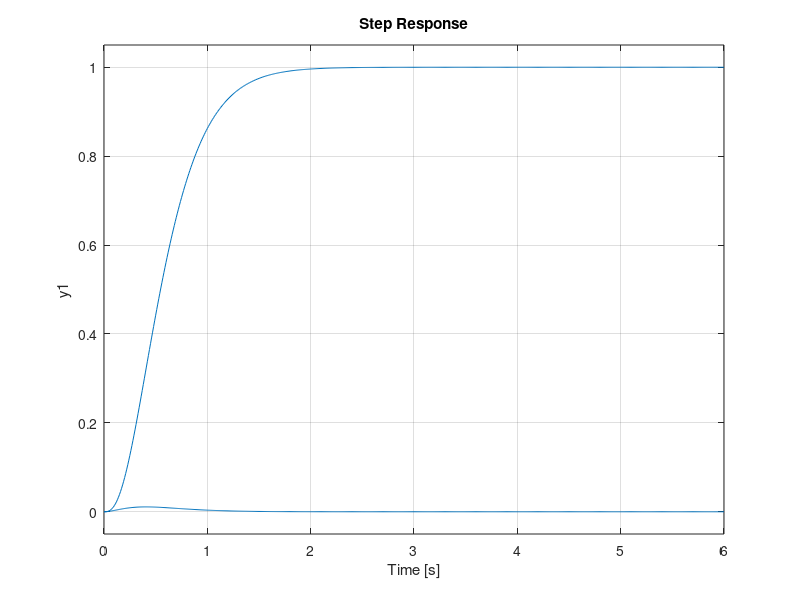

Write the MATLAB code that produced this figure. (Note: this script raises an error after producing the figure.)
%% Servo & Tracking -- Worked Problems
% *Practice: integral servo design and steady-state tracking limits.*
%
% Ogata, _Modern Control Engineering_, Ch. 10 (servo systems).
%
% Step through with *Ctrl+Enter*, or render a report with |publish|.

%% Problem 1: Integral servo to a pole-placement spec
% For $G(s)=\dfrac{1}{(s+1)(s+3)}$, design integral-plus-state feedback that
% places the augmented poles at $-4,-5,-6$, and confirm zero steady-state
% error to a step *and* rejection of a constant input disturbance.
A = [0 1; -3 -4];  B = [0;1];  C = [1 0];
Aa = [A, zeros(2,1); -C, 0];  Ba = [B;0];
Ka = place(Aa, Ba, [-4 -5 -6]);
K = Ka(1:2);  Ki = Ka(3);
Acl = [A - B*K, -B*Ki; -C, 0];  Ccl = [C, 0];

sys_r = ss(Acl, [0;0;1], Ccl, 0);      % reference -> output
sys_d = ss(Acl, [B;0],  Ccl, 0);       % input disturbance -> output
fprintf('Problem 1: step tracking error = %.2e, disturbance DC gain = %.2e\n', ...
    1 - dcgain(sys_r), dcgain(sys_d))

t = 0:0.01:6;
figure
step(sys_r, t)
hold on
step(sys_d, t)
yline(1,'k:','HandleVisibility','off')
hold off
grid on
legend('Reference tracking','Input-disturbance response','Interpreter','latex','FontSize',12)
title('Problem 1: Integral Servo (tracks and rejects)','Interpreter','latex','FontSize',15)
ylabel('$y$','Interpreter','latex','FontSize',16); set(get(gca,'YLabel'),'Rotation',0)
xlabel('$t$ (s)','Interpreter','latex','FontSize',16)

%% Problem 2: what a type-1 servo can and cannot track
% The integral servo above is *type 1*: zero error to a step, but a constant
% error to a *ramp*. Confirm it by driving the same servo with a ramp
% reference and measuring the steady lag.
tr = 0:0.01:10;
y_ramp = lsim(sys_r, tr, tr);          % ramp reference r(t) = t
figure
plot(tr, tr,'k--', tr, y_ramp,'b','LineWidth',1.2)
grid on
legend('Ramp reference $r=t$','Servo output','Interpreter','latex','FontSize',12,'Location','northwest')
title('Problem 2: a Type-1 Servo Lags a Ramp by a Constant','Interpreter','latex','FontSize',15)
ylabel('$y$','Interpreter','latex','FontSize',16); set(get(gca,'YLabel'),'Rotation',0)
xlabel('$t$ (s)','Interpreter','latex','FontSize',16)
fprintf('Problem 2: steady ramp-tracking lag = %.4f\n', tr(end) - y_ramp(end))

%% Try it yourself
% * Add a second integrator (a type-2 servo) and notice the ramp error
%   vanish too -- at the cost of a harder-to-stabilize loop.
% * Move the augmented poles faster and watch both tracking and disturbance
%   rejection speed up together.
